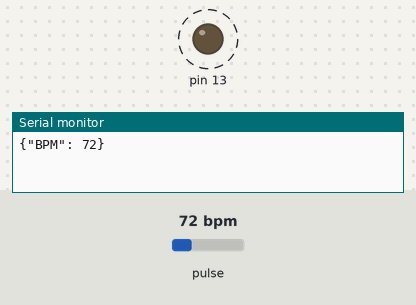
The sketch below on a simulated Arduino Uno, built with avr-gcc and run on an emulated ATmega328P. On the bench: output pins drawn as LEDs (lit = HIGH), the last lines printed to the serial monitor. Dashed ring = blinking. Inputs (shaded band) come from the test bench; at power-on: pulse 72 bpm.

Above: at 1.2 s.
1.3 s: pulse set to 42 bpm
At 3.0 s:
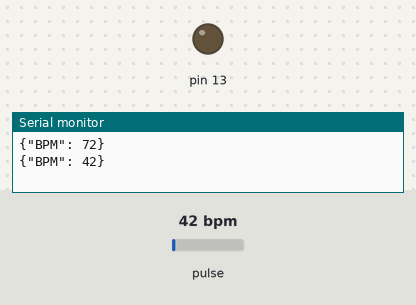
3.7 s: pulse set to 100 bpm
At 4.41 s:
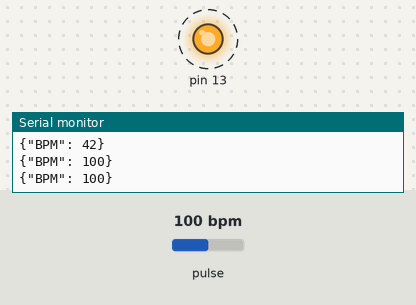
Timing chart, 0 to 12.7 s (numbered marks = the images above; inputs shaded):
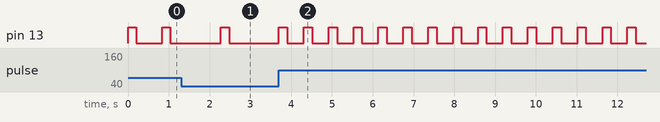

The sketch:

Getting_BPM_to_Monitor_with_emoji_heart_copy_20221226135707.ino
```cpp
/*  Getting_BPM_to_Monitor prints the BPM to the Serial Monitor, using the least lines of code and PulseSensor Library.
 *  Tutorial Webpage: https://pulsesensor.com/pages/getting-advanced
 *
--------Use This Sketch To------------------------------------------
1) Displays user's live and changing BPM, Beats Per Minute, in Arduino's native Serial Monitor.
2) Print: "♥  A HeartBeat Happened !" when a beat is detected, live.
2) Learn about using a PulseSensor Library "Object".
4) Blinks LED on PIN 13 with user's Heartbeat.
--------------------------------------------------------------------*/

#define USE_ARDUINO_INTERRUPTS true    // Set-up low-level interrupts for most acurate BPM math.
#include <PulseSensorPlayground.h>     // Includes the PulseSensorPlayground Library.

//  Variables
const int PulseWire = 0;       // PulseSensor PURPLE WIRE connected to ANALOG PIN 0
const int LED13 = 13;          // The on-board Arduino LED, close to PIN 13.
int Threshold = 550;           // Determine which Signal to "count as a beat" and which to ignore.
                               // Use the "Gettting Started Project" to fine-tune Threshold Value beyond default setting.
                               // Otherwise leave the default "550" value.

PulseSensorPlayground pulseSensor;  // Creates an instance of the PulseSensorPlayground object called "pulseSensor"


void setup() {

  Serial.begin(9600);          // For Serial Monitor

  // Configure the PulseSensor object, by assigning our variables to it.
  pulseSensor.analogInput(PulseWire);
  pulseSensor.blinkOnPulse(LED13);       //auto-magically blink Arduino's LED with heartbeat.
  pulseSensor.setThreshold(Threshold);

  // Double-check the "pulseSensor" object was created and "began" seeing a signal.
   if (pulseSensor.begin()) {
   // Serial.println("We created a pulseSensor Object !");  //This prints one time at Arduino power-up,  or on Arduino reset.
  }
}


void loop() {
String message = "";
 int myBPM = pulseSensor.getBeatsPerMinute();  // Calls function on our pulseSensor object that returns BPM as an "int".
                                               // "myBPM" hold this BPM value now.

if (pulseSensor.sawStartOfBeat()) {            // Constantly test to see if "a beat happened".
//  Serial.println("❤️  A HeartBeat Happened ! "); // If test is "true", print a message "a heartbeat happened".
//  Serial.print("BPM: ");
 message = message + "{\"BPM\": ";
 message = message + myBPM;
 message = message + "}";                       // Print phrase "BPM: "
 Serial.println(message);                        // Print the value inside of myBPM.
}

  delay(20);                    // considered best practice in a simple sketch.

}
```

Measured:
- after the input at 3.7 s, pin 13: alternates HIGH for 0.20 s and LOW for 0.41 s, starting after 0.61 s
